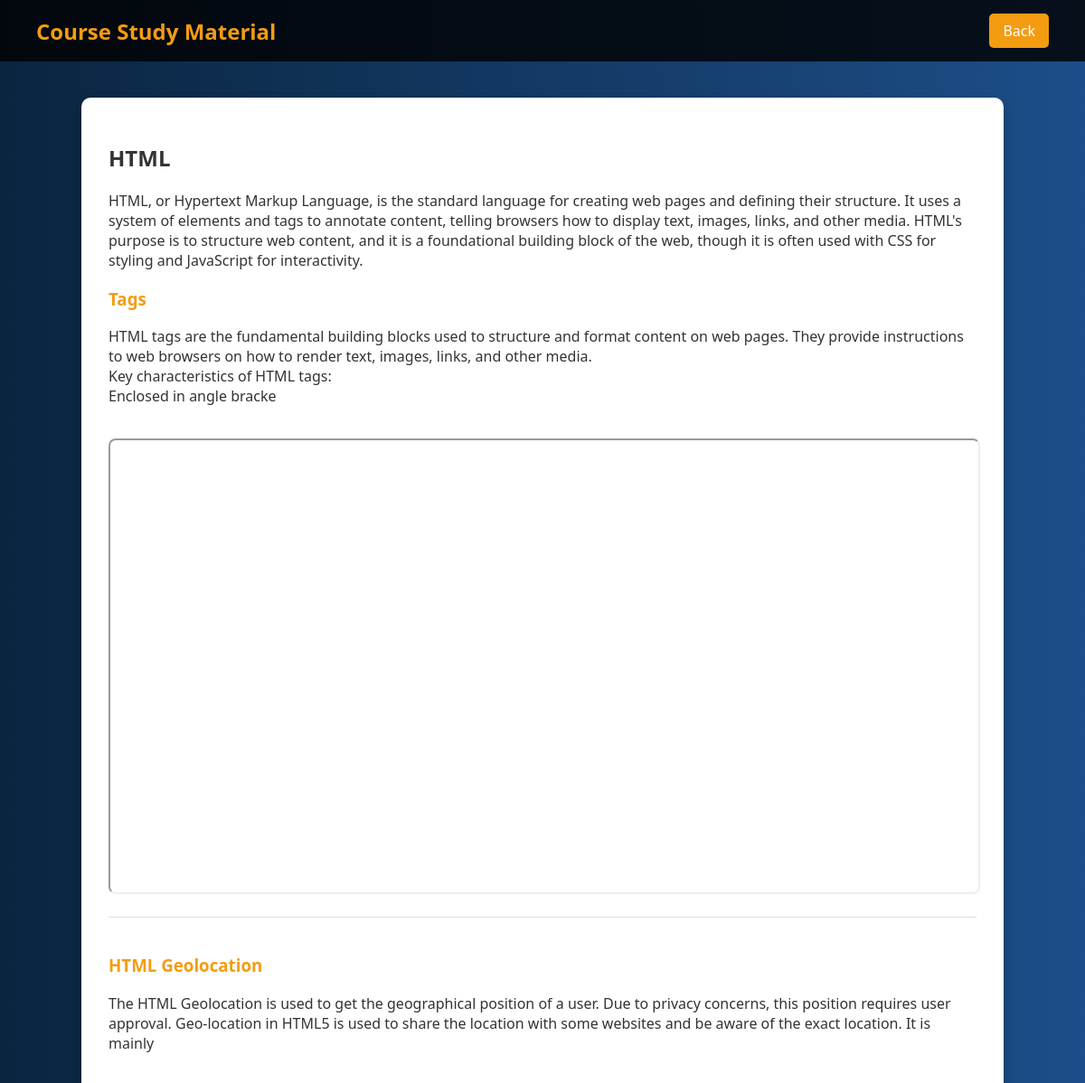
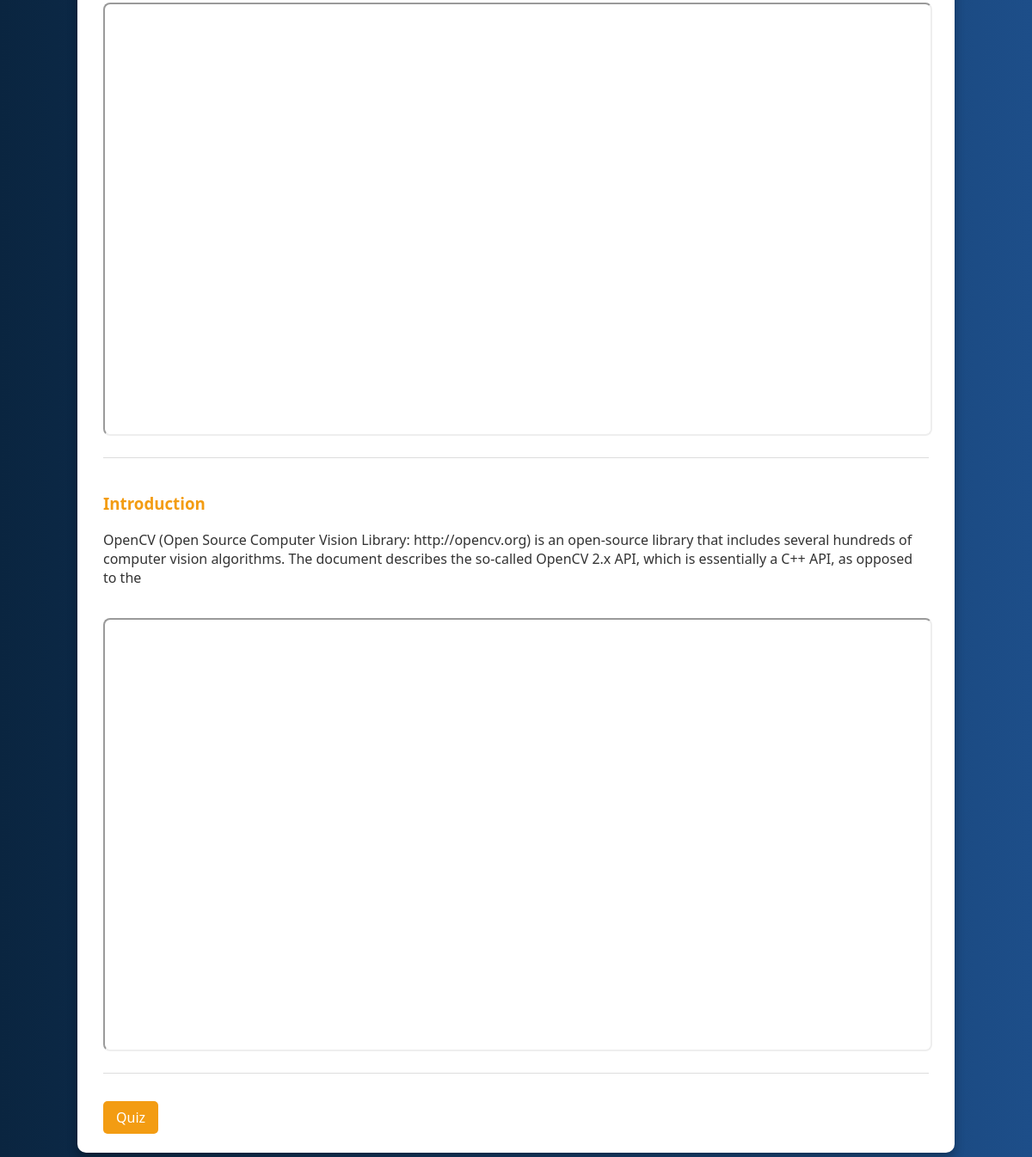
Screenshot of /study_material.php?course_id=1 with the database file from the repository (2 pictures, top to bottom).
### tables this page shows
CREATE TABLE `course` (
  `id` int(11) NOT NULL,
  `Title` varchar(255) NOT NULL,
  `description` varchar(1000) NOT NULL,
  `price` decimal(5,0) NOT NULL
);

CREATE TABLE `lesson` (
  `id` int(11) NOT NULL,
  `module_id` int(4) NOT NULL,
  `name` varchar(255) NOT NULL,
  `number` int(4) NOT NULL,
  `video_url` varchar(255) NOT NULL,
  `details` varchar(255) NOT NULL,
  `course_order` varchar(255) NOT NULL
);

### study_material.php (the view, shortened to what this page needs)
<?php
$conn = new mysqli('localhost', 'root', '', 'e-learning');
$course_id = $_GET['course_id'];
$sql = "SELECT Title, Description FROM course WHERE id = ?";
$stmt = $conn->prepare($sql);
$stmt->bind_param("i", $course_id);
$stmt->execute();
$result = $stmt->get_result();
$course = $result->fetch_assoc();
$quiz_sql = "SELECT id FROM quiz WHERE course_id = ? LIMIT 1";
$quiz_stmt = $conn->prepare($quiz_sql);
$quiz_stmt->bind_param("i", $course_id);
$quiz_stmt->execute();
$quiz_result = $quiz_stmt->get_result();
$quiz = $quiz_result->fetch_assoc();
$quiz_id = $quiz ? $quiz['id'] : null;
$lesson_sql = "SELECT name, details, video_url FROM lesson WHERE module_id = ? OR course_order = ?";
$lesson_stmt = $conn->prepare($lesson_sql);
$lesson_stmt->bind_param("ii", $course_id, $course_id);
$lesson_stmt->execute();
$lessons = $lesson_stmt->get_result();
function convertToEmbed($url) {
    if (strpos($url, 'youtube.com/watch?v=') !== false) {
        return str_replace("watch?v=", "embed/", $url);
    } elseif (strpos($url, 'youtu.be/') !== false) {
        return str_replace("youtu.be/", "www.youtube.com/embed/", $url);
    }
    return $url;
}
?>
<!DOCTYPE html>
<html lang="en">
<head>
</head>
<body>
<header>
    <h2>Course Study Material</h2>
    <a href="profile.php" class="btn">Back</a>
</header>
<div class="content">
    <h2><?php echo htmlspecialchars($course['Title']); ?></h2>
    <p><?php echo nl2br(htmlspecialchars($course['Description'])); ?></p>
    <?php if ($lessons->num_rows > 0): ?>
        <?php while ($lesson = $lessons->fetch_assoc()): ?>
            <div class="lesson">
                <h3><?php echo htmlspecialchars($lesson['name']); ?></h3>
                <p><?php echo nl2br(htmlspecialchars($lesson['details'])); ?></p>
                <?php if (!empty($lesson['video_url'])): ?>
    <iframe src="<?= htmlspecialchars(convertToEmbed($lesson['video_url'])) ?>" allowfullscreen></iframe>
<?php endif; ?>
            </div>
        <?php endwhile; ?>
    <?php else: ?>
        <p>No lessons found for this course.</p>
    <?php endif; ?>
    <a href="take_quiz.php?quiz_id=<?= $quiz_id ?>" class="btn">Quiz</a>
</div>
</body>
</html>

### study_material.php (style rules this page uses)
body { font-family: 'Segoe UI', Tahoma, sans-serif; background: linear-gradient(to right, #0a2540, #1d4e89); color: #fff; margin: 0; }
header { background: rgba(0, 0, 0, 0.8); padding: 15px 40px; display: flex; justify-content: space-between; align-items: center; }
header h2 { margin: 0; color: #f39c12; }
.btn { background: #f39c12; padding: 8px 15px; border-radius: 5px; color: white; text-decoration: none; transition: 0.3s; }
.content { width: 80%; margin: 40px auto; background: white; color: #333; padding: 30px; border-radius: 10px; box-shadow: 0 6px 12px rgba(0,0,0,0.3); }
iframe { width: 100%; height: 500px; border-radius: 8px; margin-top: 20px; }
.lesson { margin-bottom: 40px; border-bottom: 1px solid #ddd; padding-bottom: 20px; }
.lesson h3 { color: #f39c12; }

### rows the page displays
course: Title "HTML", description "HTML, or Hypertext Markup Language, is the standard language for creating web pages and defining their structure. It uses a system of elements and tags to annotate content, telling browsers how to display text, images, links, and other media. HTML's purpose is to structure web content, and it is a foundational building block of the web, though it is often used with CSS for styling and JavaScript for interactivity."
lesson: name "Tags", details "HTML tags are the fundamental building blocks used to structure and format content on web pages. They provide instructions to web browsers on how to render text, images, links, and other media. Key characteristics of HTML tags: Enclosed in angle bracke"
lesson: name "HTML Geolocation", details "The HTML Geolocation is used to get the geographical position of a user. Due to privacy concerns, this position requires user approval. Geo-location in HTML5 is used to share the location with some websites and be aware of the exact location. It is mainly"
lesson: name "Introduction", details "OpenCV (Open Source Computer Vision Library: http://opencv.org) is an open-source library that includes several hundreds of computer vision algorithms. The document describes the so-called OpenCV 2.x API, which is essentially a C++ API, as opposed to the"
